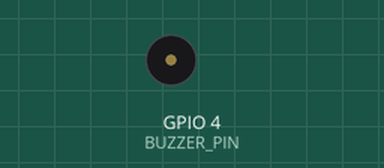
Simulated run of this sketch. Board: ESP32. On the bench: buzzer (waves = sounding). What the sketch prints to the serial monitor is not drawn.

Above: at 0.0 s.
At 18.8 s:
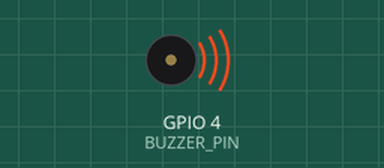
Timing chart, 0 to 24.1 s (numbered marks = the images above):
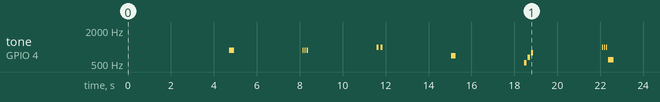

The sketch:

notify_compare.ino
```cpp
/*
  N 紧急召唤候选对比 sketch（电磁铁 + 蜂鸣器同步）
  ===============================================
  烧上去后会依次播放 6 个候选搭配，每个之间间隔 2 秒。
  串口监视器（115200）同步显示当前在播哪个候选。
  听完告诉我编号 → 把那个搭配写进 claude_status.ino 的 N 状态。

  设计原则：每"一下"= 电磁铁通电同时蜂鸣器发音，时长相同 → 听觉触觉合拍

  接线（沿用主固件）：
    电磁铁 IRF540 SIG → GP2
    蜂鸣器 I/O        → GP4
*/

#define MAG_PIN     2
#define BUZZER_PIN  4

const int MAG_LEDC_FREQ = 1000;
const int BUZZER_VOLUME_DUTY = 8;   // 蜂鸣器 duty（数值小=轻），对应主固件 VOLUME=15 左右

// 一拍的完整描述：电磁铁通电（mag_duty 0-255） + 蜂鸣器同时发音（buzz_freq Hz）
// dur_ms 是两者共同持续时间；gap_ms 是这一拍结束后的静默时间。
struct Beat {
  uint8_t  mag_duty;
  uint16_t buzz_freq;   // 0 表示这拍不响
  uint16_t dur_ms;
  uint16_t gap_ms;
};

// ====== 6 个候选 ======

// A. 急促 5×20Hz（当前主固件的 N，最激烈）
const Beat A[] = {
  {255, 880, 25, 25},
  {255, 880, 25, 25},
  {255, 880, 25, 25},
  {255, 880, 25, 25},
  {255, 880, 25, 0},
};

// B. 中速 3×10Hz（缓和但仍清晰）
const Beat B[] = {
  {255, 880, 50, 50},
  {255, 880, 50, 50},
  {255, 880, 50, 0},
};

// C. 双拍清晰（两声大"叮叮"）
const Beat C[] = {
  {255, 988, 100, 80},
  {255, 988, 100, 0},
};

// D. 单猛拍 + 长尾（"咔！叮——"一下大响）
const Beat D[] = {
  {255, 700, 200, 0},
};

// E. 三连蹦 do-mi-sol（节奏感强，类似 D 的强化）
const Beat E[] = {
  {255, 523, 100, 60},
  {255, 659, 100, 60},
  {255, 784, 100, 0},
};

// F. 三短 + 一长（"叮叮叮 咚——"）
const Beat F[] = {
  {255, 1000, 30, 60},
  {255, 1000, 30, 60},
  {255, 1000, 30, 80},
  {255, 600,  250, 0},
};

struct Candidate {
  const char* name;
  const Beat* beats;
  int count;
};

const Candidate CANDIDATES[] = {
  {"A. 急促 5x20Hz（当前 N）",          A, sizeof(A)/sizeof(Beat)},
  {"B. 中速 3x10Hz（缓和）",             B, sizeof(B)/sizeof(Beat)},
  {"C. 双拍叮叮（两声大响）",            C, sizeof(C)/sizeof(Beat)},
  {"D. 单猛拍 + 长尾（咔！叮~~）",       D, sizeof(D)/sizeof(Beat)},
  {"E. 三连蹦 do-mi-sol（节奏感）",      E, sizeof(E)/sizeof(Beat)},
  {"F. 三短一长（叮叮叮 咚~~）",         F, sizeof(F)/sizeof(Beat)},
};

// ====== 蜂鸣器关断（低电平触发模块需要 detach + HIGH） ======
void buzzerOff() {
  ledcDetach(BUZZER_PIN);
  pinMode(BUZZER_PIN, OUTPUT);
  digitalWrite(BUZZER_PIN, HIGH);
}

// ====== 电磁铁关断（detach + LOW） ======
void magnetOff() {
  ledcDetach(MAG_PIN);
  pinMode(MAG_PIN, OUTPUT);
  digitalWrite(MAG_PIN, LOW);
}

// ====== 同步播一拍：电磁铁和蜂鸣器同时开始，同时结束 ======
void playBeat(const Beat& b) {
  // 1) 同时开
  ledcAttach(MAG_PIN, MAG_LEDC_FREQ, 8);
  ledcWrite(MAG_PIN, b.mag_duty);

  if (b.buzz_freq > 0) {
    ledcAttach(BUZZER_PIN, b.buzz_freq, 8);
    ledcWrite(BUZZER_PIN, BUZZER_VOLUME_DUTY);
  }

  // 2) 共同持续 dur_ms
  delay(b.dur_ms);

  // 3) 同时关
  magnetOff();
  buzzerOff();

  // 4) 静默 gap_ms
  delay(b.gap_ms);
}

void playCandidate(const Candidate& c) {
  for (int i = 0; i < c.count; i++) {
    playBeat(c.beats[i]);
  }
}

void setup() {
  Serial.begin(115200);
  delay(500);
  magnetOff();
  buzzerOff();

  Serial.println("===== N 紧急召唤候选对比（电磁铁 + 蜂鸣器同步）=====");
  Serial.println("听完哪个喜欢，记编号告诉 Claude");
  Serial.println("按 RESET 重听");
  Serial.println("⚠️ 桌面放稳，推杆会动作！3 秒后开始...");
  delay(3000);

  int total = sizeof(CANDIDATES) / sizeof(Candidate);
  for (int i = 0; i < total; i++) {
    Serial.printf("[%d/%d] %s\n", i + 1, total, CANDIDATES[i].name);
    delay(1200);
    playCandidate(CANDIDATES[i]);
    delay(2000);
  }

  Serial.println();
  Serial.println("===== 全部播完，按 RESET 重听 =====");
  magnetOff();
  buzzerOff();
}

void loop() {
  // 空 loop
}
```
